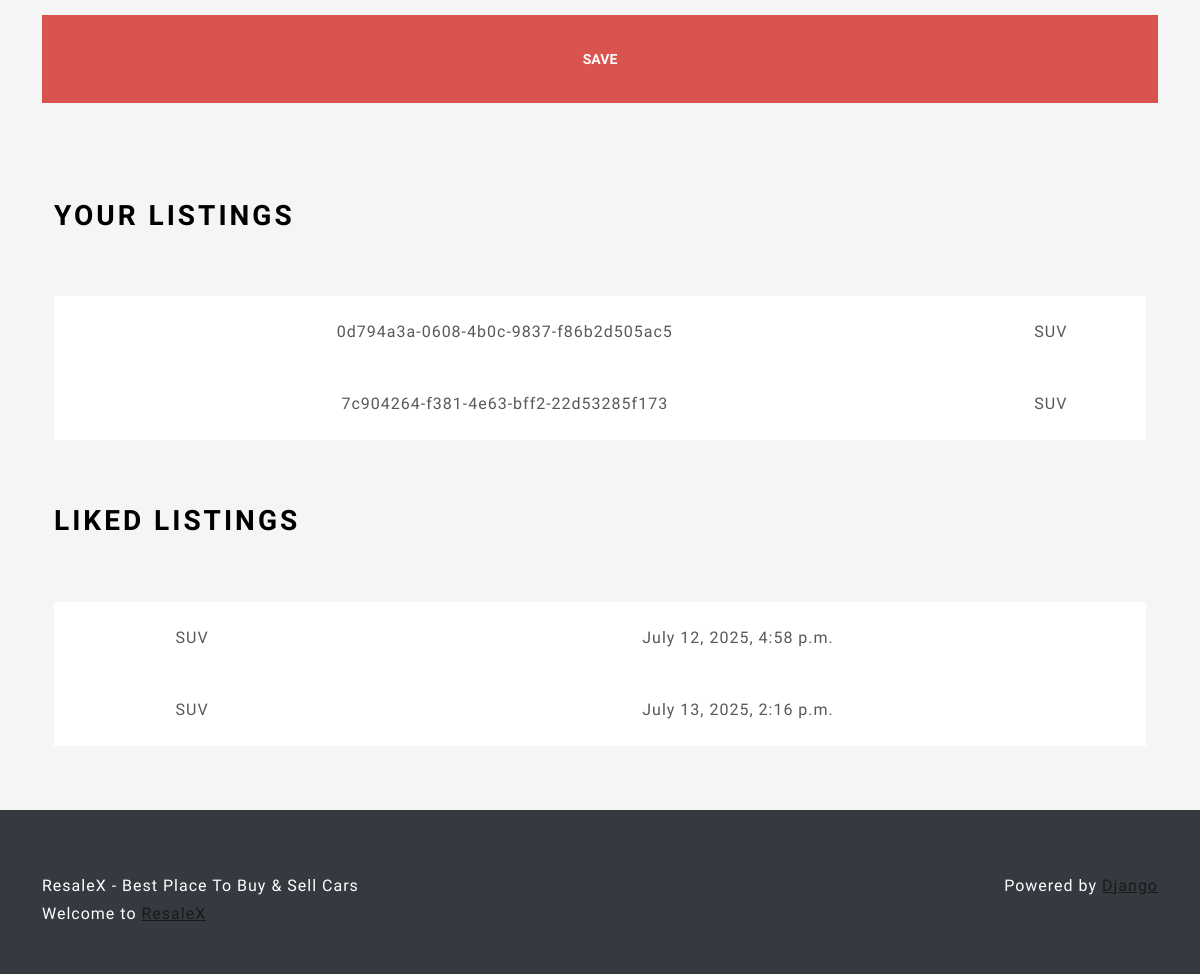
The page /profile/ (signed in, lower part) on the database as committed earlier.
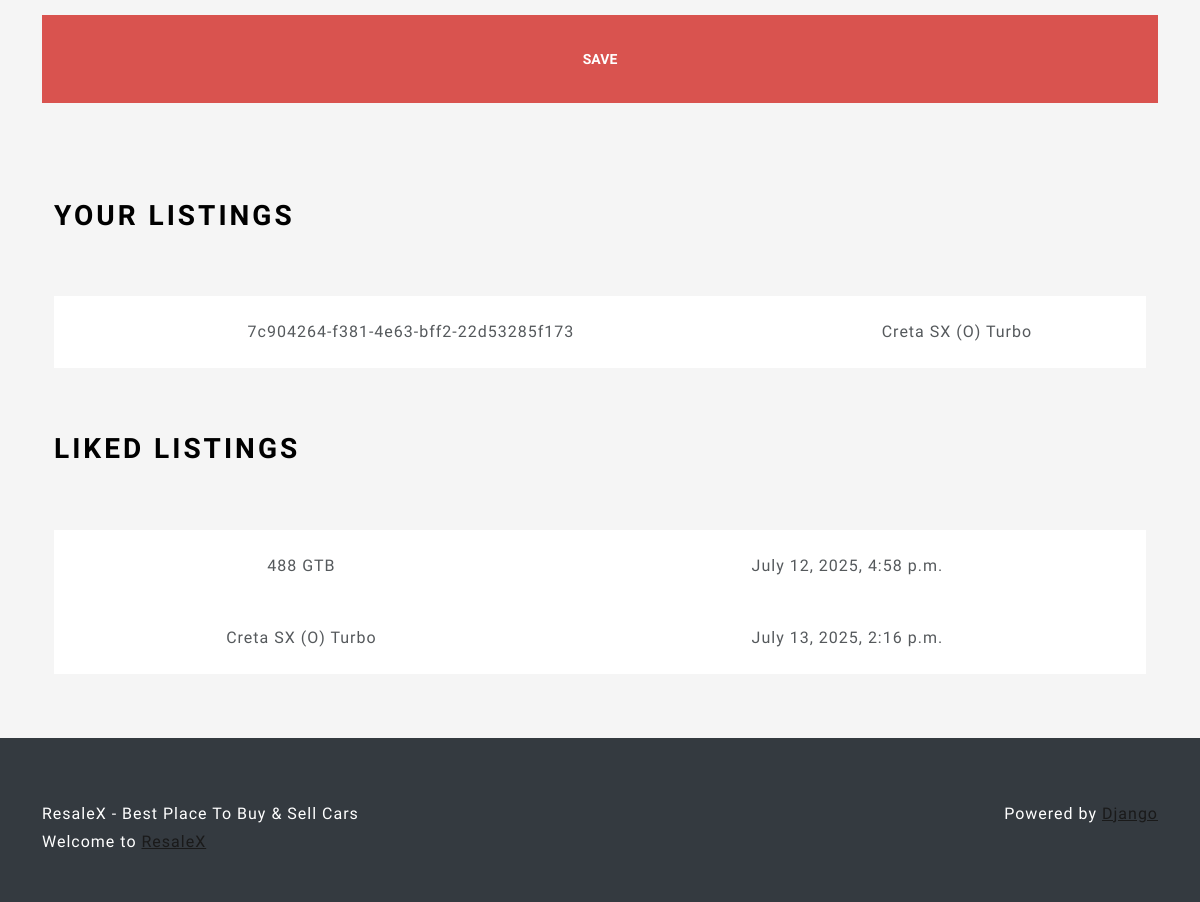
The same page on the database as committed later.
### main/models.py (models this page shows, shortened)
class Listing(models.Model):
    id = models.UUIDField(
        primary_key=True, default=uuid.uuid4, unique=True, editable=False)
    created_at = models.DateTimeField(auto_now_add=True)
    updated_at = models.DateTimeField(auto_now=True)
    seller = models.ForeignKey(Profile, on_delete=models.CASCADE)
    brand = models.CharField(max_length=24, choices=CARS_BRANDS, default=None)
    model = models.CharField(max_length=64,)
    vin = models.CharField(max_length=17,)
    mileage = models.IntegerField(default=0)
    color = models.CharField(max_length=24,)
    description = models.TextField()
    engine = models.CharField(max_length=24,)
    transmisson = models.CharField(
        max_length=24, choices=TRANSMISSION_OPTIONS, default=None)
    location = models.OneToOneField(
        Location, on_delete=models.SET_NULL, null=True)
    image = models.ImageField(upload_to=user_listing_path)

class LikedListing(models.Model):
    profile = models.ForeignKey(Profile, on_delete=models.CASCADE)
    listing = models.ForeignKey(Listing, on_delete=models.CASCADE)
    like_date = models.DateTimeField(auto_now_add=True)

### users/views.py (the view, shortened to what this page needs)
# urls.py: path('profile/', ProfileView.as_view(), name='profile'),
@method_decorator(login_required, name='dispatch')
class ProfileView(View):
    def get(self, request):
        user_listings = Listing.objects.filter(seller=request.user.profile)
        user_liked_listings = LikedListing.objects.filter(
            profile=request.user.profile).all()
        user_form = UserForm(instance=request.user)
        profile_form = ProfileForm(instance=request.user.profile)
        location_form = LocationForm(instance=request.user.profile.location)
        return render(request, 'views/profile.html', {'user_form': user_form,
                                                      'profile_form': profile_form,
                                                      'location_form': location_form,
                                                      'user_listings': user_listings,
                                                      'user_liked_listings': user_liked_listings, })

### users/templates/views/profile.html (shortened to what this page needs)
{% extends 'base/base.html' %}
{% load static %}
{% load crispy_forms_tags %}
{% block 'body' %}
<div class="container-fluid text-center py-5">
    <div class="container px-4 py-5" id="hanging-icons">
        <form action="" method="post" enctype="multipart/form-data">
            <div class="row">
                <div class="col-6">
                </div>
                <div class="col-6">
                </div>
                <br>
                <button class="btn btn-lg btn-danger" type="submit" value="Submit">Save</button>
            </div>
        </form>
    </div>
    <div class="container px-4">
        <div class="row g-4 py-5">
            <div class="col d-flex align-items-start">
                <div>
                    <h2 class="mb-3 border-bottom" style="color: black">Your Listings</h2>
                </div>
            </div>
        </div>
        <table class="table table-hover">
            <tbody>
                {% for listing in user_listings %}
                <tr>
                    <td>{{ listing.id }}</td>
                    <td>{{listing.model }}</td>
                </tr>
                {% endfor %}
            </tbody>
        </table>
    </div>
    <div class="container px-4">
        <div class="row g-4 py-5">
            <div class="col d-flex align-items-start">
                <div>
                    <h2 class="mb-3 border-bottom" style="color: black">Liked Listings</h2>
                </div>
            </div>
        </div>
        <table class="table table-hover">
            <tbody>
                {% for liked_listing in user_liked_listings %}
                <tr>
                    <td>{{ liked_listing.listing.model }}</td>
                    <td>{{ liked_listing.like_date }}</td>
                </tr>
                {% endfor %}
            </tbody>
        </table>
    </div>
</div>
{% endblock %}

Rows that differ between the two databases and show on the page:
no longer on this page (row edited): Listing: id "0d794a3a-0608-4b0c-9837-f86b2d505ac5", model "SUV"
changed Listing "7c904264-f381-4e63-bff2-22d53285f173": model "SUV" → "Creta SX (O) Turbo"
changed through a linked row, LikedListing: listing.model "SUV" → "488 GTB"
changed through a linked row, LikedListing: listing.model "SUV" → "Creta SX (O) Turbo"
